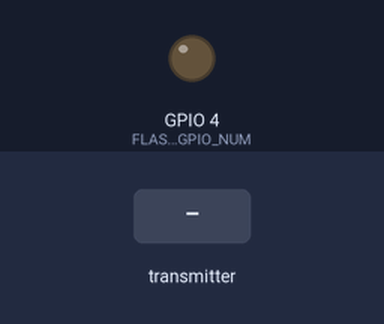
Bench run of a sketch on a simulated ESP32. Shown: output pins drawn as LEDs (lit = HIGH). Dashed ring = blinking. Inputs (shaded band) come from the test bench. WiFi joins after 1.5 s; servers stay silent unless stated; uploads are accepted with an empty reply; the camera gives no picture; what the sketch prints to the serial monitor is not drawn.

Above: at 3.0 s.
3.1 s: the transmitter starts sending trigger = 0
At 3.38 s:
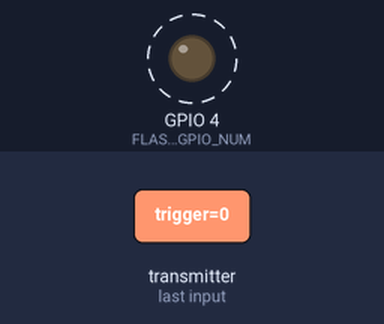
Timing chart, 0 to 12.1 s (numbered marks = the images above; inputs shaded):
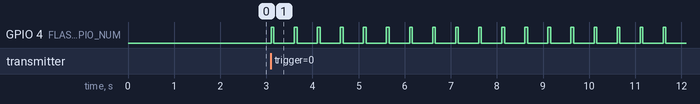

The sketch:

esp32_cam.ino
```cpp
#include <esp_now.h>
#include <WiFi.h>
#include "esp_camera.h"
#include "esp_timer.h"
#include "Arduino.h"
#include "soc/soc.h"           // Disable brownour problems
#include "soc/rtc_cntl_reg.h"  // Disable brownour problems

int trigger;
bool takeNewPhoto = false;


// OV2640 camera module pins (CAMERA_MODEL_AI_THINKER)
#define PWDN_GPIO_NUM     32
#define RESET_GPIO_NUM    -1
#define XCLK_GPIO_NUM      0
#define SIOD_GPIO_NUM     26
#define SIOC_GPIO_NUM     27
#define Y9_GPIO_NUM       35
#define Y8_GPIO_NUM       34
#define Y7_GPIO_NUM       39
#define Y6_GPIO_NUM       36
#define Y5_GPIO_NUM       21
#define Y4_GPIO_NUM       19
#define Y3_GPIO_NUM       18
#define Y2_GPIO_NUM        5
#define VSYNC_GPIO_NUM    25
#define HREF_GPIO_NUM     23
#define PCLK_GPIO_NUM     22
#define FLASH_GPIO_NUM     4

const char* ssid = "ssid";
const char* password = "xxxxxxx";

String serverName = "xxx.xxx.xxx.xxx";

String serverPath = "/uploadin";
const int serverPort = 0000;

WiFiClient client;

// callback function that will be executed when data is received
void OnDataRecv(const uint8_t * mac, const uint8_t *incomingData, int len){
  memcpy(&trigger, incomingData, sizeof(trigger));
  Serial.print("Bytes received: ");
  Serial.println(len);
  Serial.println(trigger);
  if(trigger==1){
    String serverPath = "/uploadin";
  }
  else{
    String serverPath = "/uploadin";
  }
  Serial.println();
  takeNewPhoto = true;
}

void setup() {
  // Initialize Serial Monitor
  Serial.begin(115200);

  // Set device as a Wi-Fi Station
  WiFi.mode(WIFI_AP_STA);
  Serial.print("Connecting to ");
  Serial.println(ssid);
  WiFi.begin(ssid, password);
  while (WiFi.status() != WL_CONNECTED) {
    Serial.print(".");
    delay(500);
  }
  Serial.print("Station IP Address: ");
  Serial.println(WiFi.localIP());
  Serial.print("Wi-Fi Channel: ");
  Serial.println(WiFi.channel());

  // Init ESP-NOW
  if (esp_now_init() != ESP_OK) {
    Serial.println("Error initializing ESP-NOW");
    return;
  }


  // Print ESP32 Local IP Address
  Serial.print("IP Address: http://");
  Serial.println(WiFi.localIP());

  // Turn-off the 'brownout detector'
  WRITE_PERI_REG(RTC_CNTL_BROWN_OUT_REG, 0);

  // OV2640 camera module
  camera_config_t config;
  config.ledc_channel = LEDC_CHANNEL_0;
  config.ledc_timer = LEDC_TIMER_0;
  config.pin_d0 = Y2_GPIO_NUM;
  config.pin_d1 = Y3_GPIO_NUM;
  config.pin_d2 = Y4_GPIO_NUM;
  config.pin_d3 = Y5_GPIO_NUM;
  config.pin_d4 = Y6_GPIO_NUM;
  config.pin_d5 = Y7_GPIO_NUM;
  config.pin_d6 = Y8_GPIO_NUM;
  config.pin_d7 = Y9_GPIO_NUM;
  config.pin_xclk = XCLK_GPIO_NUM;
  config.pin_pclk = PCLK_GPIO_NUM;
  config.pin_vsync = VSYNC_GPIO_NUM;
  config.pin_href = HREF_GPIO_NUM;
  config.pin_sscb_sda = SIOD_GPIO_NUM;
  config.pin_sscb_scl = SIOC_GPIO_NUM;
  config.pin_pwdn = PWDN_GPIO_NUM;
  config.pin_reset = RESET_GPIO_NUM;
  config.xclk_freq_hz = 20000000;
  config.pixel_format = PIXFORMAT_JPEG;
  pinMode(FLASH_GPIO_NUM, OUTPUT);

  if (psramFound()) {
    config.frame_size = FRAMESIZE_UXGA;
    config.jpeg_quality = 10;
    config.fb_count = 2;
  } else {
    config.frame_size = FRAMESIZE_SVGA;
    config.jpeg_quality = 12;
    config.fb_count = 1;
  }
  // Camera init
  esp_err_t err = esp_camera_init(&config);
  if (err != ESP_OK) {
    Serial.printf("Camera init failed with error 0x%x", err);
    ESP.restart();
  }

  esp_now_register_recv_cb(OnDataRecv);

}

void loop() {
  if (takeNewPhoto) {
    sendPhoto();
    takeNewPhoto = false;
  }
  delay(1);
}

  // Check if photo capture was successful
String sendPhoto() {
  String getAll;
  String getBody;

  digitalWrite(4,HIGH);
  camera_fb_t * fb = NULL;
  fb = esp_camera_fb_get();
  if(!fb) {
    Serial.println("Camera capture failed");
    delay(1000);
    ESP.restart();
  }
  digitalWrite(4,LOW);

  Serial.println("Connecting to server: " + serverName);

  if (client.connect(serverName.c_str(), serverPort)) {
    Serial.println("Connection successful!");
    String head = "--xxxxx\r\nContent-Disposition: form-data; name=\"file\"; filename=\"esp32-cam.jpg\"\r\nContent-Type: image/jpeg\r\n\r\n";
    String tail = "\r\n--xxxx--\r\n";

    uint32_t imageLen = fb->len;
    uint32_t extraLen = head.length() + tail.length();
    uint32_t totalLen = imageLen + extraLen;

    client.println("POST " + serverPath + " HTTP/1.1");
    client.println("Host: " + serverName);
    client.println("Content-Length: " + String(totalLen));
    client.println("Content-Type: multipart/form-data; boundary=xxxxx");
    client.println();
    client.print(head);

    uint8_t *fbBuf = fb->buf;
    size_t fbLen = fb->len;
    for (size_t n=0; n<fbLen; n=n+1024) {
      if (n+1024 < fbLen) {
        client.write(fbBuf, 1024);
        fbBuf += 1024;
      }
      else if (fbLen%1024>0) {
        size_t remainder = fbLen%1024;
        client.write(fbBuf, remainder);
      }
    }
    client.print(tail);

    esp_camera_fb_return(fb);

    int timoutTimer = 10000;
    long startTimer = millis();
    boolean state = false;

    while ((startTimer + timoutTimer) > millis()) {
      Serial.print(".");
      delay(100);
      while (client.available()) {
        char c = client.read();
        if (c == '\n') {
          if (getAll.length()==0) { state=true; }
          getAll = "";
        }
        else if (c != '\r') { getAll += String(c); }
        if (state==true) { getBody += String(c); }
        startTimer = millis();
      }
      if (getBody.length()>0) { break; }
    }
    Serial.println();
    client.stop();
    Serial.println(getBody);
  }
  else {
    getBody = "Connection to " + serverName +  " failed.";
    Serial.println(getBody);
  }
  return getBody;
}
```

Measured:
- after the input at 3.1 s, GPIO 4 (FLASH_GPIO_NUM): alternates HIGH for 0.06 s and LOW for 0.44 s, starting at once
